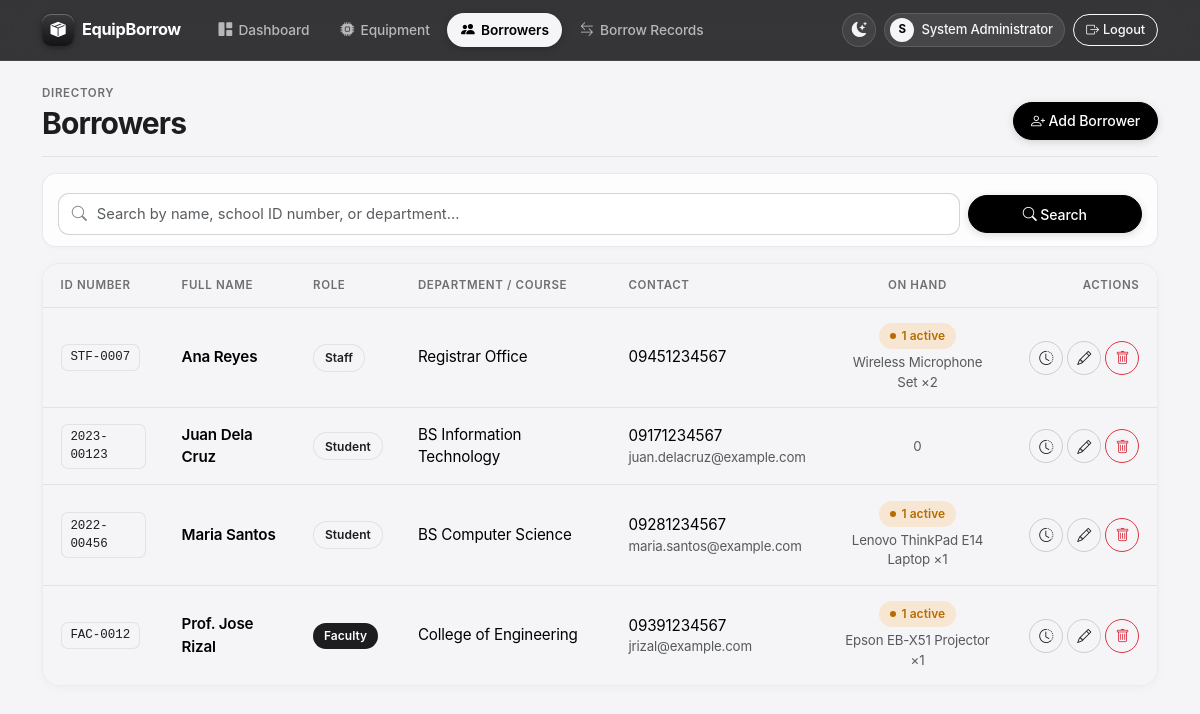
The app's page /borrowers.php (signed in) with its own data.
### tables this page shows
CREATE TABLE borrowers (
    borrower_id    INT UNSIGNED  NOT NULL AUTO_INCREMENT,
    id_number      VARCHAR(20)   NOT NULL,                      
    full_name      VARCHAR(100)  NOT NULL,
    borrower_type  ENUM('Student','Faculty','Staff') NOT NULL DEFAULT 'Student',
    department     VARCHAR(100)  NOT NULL,                      
    contact_no     VARCHAR(20)   NULL,
    email          VARCHAR(100)  NULL,
    created_at     TIMESTAMP     NOT NULL DEFAULT CURRENT_TIMESTAMP,
    PRIMARY KEY (borrower_id),
    UNIQUE KEY uq_borrower_idnumber (id_number)
);

### includes/functions.php (called while the page is built, shortened)
<?php
function e($value): string
{
    return htmlspecialchars((string) $value, ENT_QUOTES, 'UTF-8');
}

### borrowers.php (the view, shortened to what this page needs)
<?php
require_once 'includes/auth.php';
$q = trim($_GET['q'] ?? '');
$sql = "SELECT b.*,
               (SELECT COUNT(*) FROM borrow_records br
                 WHERE br.borrower_id = b.borrower_id AND br.status = 'Borrowed') AS active_borrows,
               (SELECT GROUP_CONCAT(CONCAT(e.name, ' ×', br.quantity) SEPARATOR ', ')
                  FROM borrow_records br
                  JOIN equipment e ON e.equipment_id = br.equipment_id
                 WHERE br.borrower_id = b.borrower_id AND br.status = 'Borrowed') AS borrowed_items
        FROM borrowers b";
$sql .= ' ORDER BY b.full_name';
$stmt = $conn->prepare($sql);
$stmt->execute();
$borrowers = $stmt->get_result();
require 'includes/header.php';
?>
<div class="page-header">
    <div>
        <div class="page-eyebrow">Directory</div>
        <h1 class="page-title">Borrowers</h1>
    </div>
    <a href="borrower_form.php" class="btn btn-primary">
        <i class="bi bi-person-plus"></i> Add Borrower
    </a>
</div>
<form class="filter-bar row g-2 align-items-center mx-0" method="get">
    <div class="col-md-10">
        <div class="input-icon-wrap">
            <input type="search" name="q" class="form-control" onsearch="this.form.submit()"
                   placeholder="Search by name, school ID number, or department..." value="<?= e($q) ?>">
        </div>
    </div>
    <div class="col-md-2 d-grid">
        <button class="btn btn-primary"><i class="bi bi-search"></i> Search</button>
    </div>
</form>
<div class="table-card">
    <div class="table-responsive">
        <table class="table table-hover align-middle">
            <thead>
                <tr>
                    <th>ID Number</th>
                    <th>Full Name</th>
                    <th>Role</th>
                    <th>Department / Course</th>
                    <th>Contact</th>
                    <th class="text-center">On Hand</th>
                    <th class="text-end">Actions</th>
                </tr>
            </thead>
            <tbody>
            <?php while ($row = $borrowers->fetch_assoc()):
                $roleClass = $row['borrower_type'] === 'Faculty' ? 'pill-indigo' : 'pill-slate';
            ?>
                <tr>
                    <td><span class="code-chip"><?= e($row['id_number']) ?></span></td>
                    <td class="fw-semibold"><?= e($row['full_name']) ?></td>
                    <td><span class="status-pill <?= $roleClass ?>"><?= e($row['borrower_type']) ?></span></td>
                    <td><?= e($row['department']) ?></td>
                    <td>
                        <div><?= e($row['contact_no'] ?: '—') ?></div>
                        <?php if ($row['email']): ?>
                            <div class="small text-muted"><?= e($row['email']) ?></div>
                        <?php endif; ?>
                    </td>
                    <td class="text-center">
                        <?php if ($row['active_borrows'] > 0): ?>
                            <span class="status-pill pill-amber"><span class="dot"></span><?= (int)$row['active_borrows'] ?> active</span>
                            <?php if (!empty($row['borrowed_items'])): ?>
                                <div class="small text-muted mt-1"><?= e($row['borrowed_items']) ?></div>
                            <?php endif; ?>
                        <?php else: ?>
                            <span class="text-muted small">0</span>
                        <?php endif; ?>
                    </td>
                    <td class="text-end text-nowrap">
                        <a href="borrows.php?borrower_id=<?= (int)$row['borrower_id'] ?>"
                           class="btn btn-action btn-outline-secondary" title="Borrow history" aria-label="View borrow history">
                            <i class="bi bi-clock-history"></i>
                        </a>
                        <a href="borrower_form.php?id=<?= (int)$row['borrower_id'] ?>"
                           class="btn btn-action btn-outline-secondary" title="Edit" aria-label="Edit borrower">
                            <i class="bi bi-pencil"></i>
                        </a>
                        <form action="borrower_delete.php" method="post" class="d-inline"
                              onsubmit="return confirm('Delete this borrower? This cannot be undone.');">
                            <button class="btn btn-action btn-outline-danger" title="Delete" aria-label="Delete borrower">
                                <i class="bi bi-trash"></i>
                            </button>
                        </form>
                    </td>
                </tr>
            <?php endwhile; ?>
            </tbody>
        </table>
    </div>
</div>
<?php require 'includes/footer.php'; ?>

### records on screen
borrowers: id_number "STF-0007", full_name "Ana Reyes", borrower_type "Staff", department "Registrar Office", contact_no "09451234567", active_borrows "1", borrowed_items "Wireless Microphone Set ×2"
borrowers: id_number "2023-00123", full_name "Juan Dela Cruz", borrower_type "Student", department "BS Information Technology", contact_no "09171234567", email "juan.delacruz@example.com"
borrowers: id_number "2022-00456", full_name "Maria Santos", borrower_type "Student", department "BS Computer Science", contact_no "09281234567", email "maria.santos@example.com", active_borrows "1", borrowed_items "Lenovo ThinkPad E14 Laptop ×1"
borrowers: id_number "FAC-0012", full_name "Prof. Jose Rizal", borrower_type "Faculty", department "College of Engineering", contact_no "09391234567", email "jrizal@example.com", active_borrows "1", borrowed_items "Epson EB-X51 Projector ×1"

### other values on screen
$initial "S"
$adminName "System Administrator"
